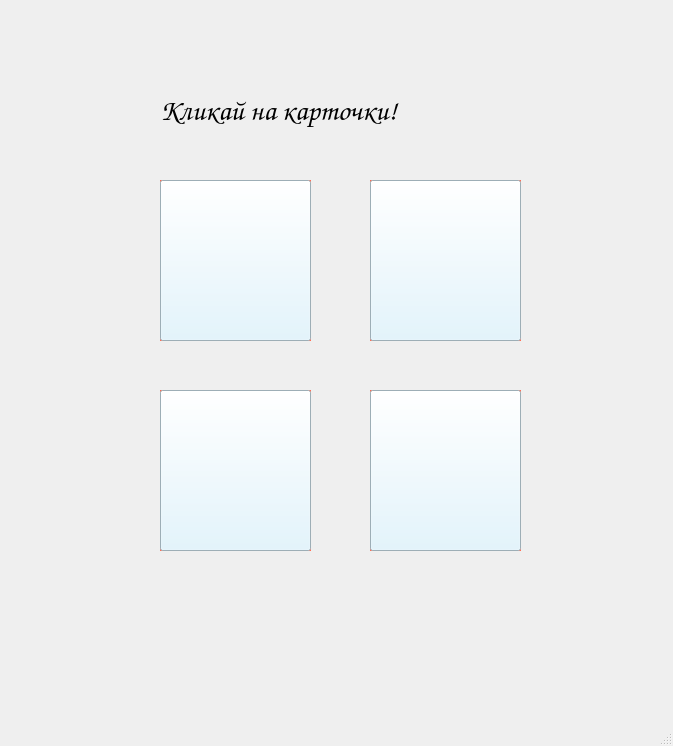
<?xml version="1.0" encoding="UTF-8"?>
<ui version="4.0">
 <class>FirstLevel</class>
 <widget class="QMainWindow" name="FirstLevel">
  <property name="geometry">
   <rect>
    <x>0</x>
    <y>0</y>
    <width>673</width>
    <height>746</height>
   </rect>
  </property>
  <property name="windowTitle">
   <string>MainWindow</string>
  </property>
  <widget class="QWidget" name="centralwidget">
   <widget class="QLabel" name="label">
    <property name="geometry">
     <rect>
      <x>-320</x>
      <y>0</y>
      <width>991</width>
      <height>701</height>
     </rect>
    </property>
    <property name="text">
     <string/>
    </property>
    <property name="pixmap">
     <pixmap>1.jpg</pixmap>
    </property>
   </widget>
   <widget class="QWidget" name="horizontalLayoutWidget">
    <property name="geometry">
     <rect>
      <x>240</x>
      <y>340</y>
      <width>1300</width>
      <height>1266</height>
     </rect>
    </property>
    <layout class="QHBoxLayout" name="horizontalLayout"/>
   </widget>
   <widget class="QLabel" name="label_3">
    <property name="geometry">
     <rect>
      <x>370</x>
      <y>180</y>
      <width>151</width>
      <height>161</height>
     </rect>
    </property>
    <property name="styleSheet">
     <string notr="true">background-color: rgb(255, 110, 84);</string>
    </property>
    <property name="text">
     <string/>
    </property>
    <property name="pixmap">
     <pixmap>pyth.jpeg</pixmap>
    </property>
    <property name="scaledContents">
     <bool>true</bool>
    </property>
   </widget>
   <widget class="QLabel" name="label_6">
    <property name="geometry">
     <rect>
      <x>160</x>
      <y>180</y>
      <width>151</width>
      <height>161</height>
     </rect>
    </property>
    <property name="styleSheet">
     <string notr="true">background-color: rgb(255, 110, 84);</string>
    </property>
    <property name="text">
     <string/>
    </property>
    <property name="pixmap">
     <pixmap>js-logo.png</pixmap>
    </property>
    <property name="scaledContents">
     <bool>true</bool>
    </property>
   </widget>
   <widget class="QLabel" name="label_7">
    <property name="geometry">
     <rect>
      <x>370</x>
      <y>390</y>
      <width>151</width>
      <height>161</height>
     </rect>
    </property>
    <property name="styleSheet">
     <string notr="true">background-color: rgb(255, 110, 84);</string>
    </property>
    <property name="text">
     <string/>
    </property>
    <property name="pixmap">
     <pixmap>js-logo.png</pixmap>
    </property>
    <property name="scaledContents">
     <bool>true</bool>
    </property>
   </widget>
   <widget class="QLabel" name="label_4">
    <property name="geometry">
     <rect>
      <x>160</x>
      <y>390</y>
      <width>151</width>
      <height>161</height>
     </rect>
    </property>
    <property name="styleSheet">
     <string notr="true">background-color: rgb(255, 110, 84);</string>
    </property>
    <property name="text">
     <string/>
    </property>
    <property name="pixmap">
     <pixmap>pyth.jpeg</pixmap>
    </property>
    <property name="scaledContents">
     <bool>true</bool>
    </property>
   </widget>
   <widget class="QLabel" name="label_2">
    <property name="geometry">
     <rect>
      <x>160</x>
      <y>80</y>
      <width>401</width>
      <height>61</height>
     </rect>
    </property>
    <property name="font">
     <font>
      <family>Comic Sans MS</family>
      <pointsize>22</pointsize>
     </font>
    </property>
    <property name="text">
     <string>Кликай на карточки!</string>
    </property>
   </widget>
   <widget class="QPushButton" name="pushButton">
    <property name="geometry">
     <rect>
      <x>160</x>
      <y>180</y>
      <width>151</width>
      <height>161</height>
     </rect>
    </property>
    <property name="styleSheet">
     <string notr="true">background-color: rgb(220, 244, 255);</string>
    </property>
    <property name="text">
     <string/>
    </property>
   </widget>
   <widget class="QPushButton" name="pushButton_5">
    <property name="geometry">
     <rect>
      <x>370</x>
      <y>180</y>
      <width>151</width>
      <height>161</height>
     </rect>
    </property>
    <property name="styleSheet">
     <string notr="true">background-color: rgb(220, 244, 255);</string>
    </property>
    <property name="text">
     <string/>
    </property>
   </widget>
   <widget class="QPushButton" name="pushButton_2">
    <property name="geometry">
     <rect>
      <x>370</x>
      <y>390</y>
      <width>151</width>
      <height>161</height>
     </rect>
    </property>
    <property name="styleSheet">
     <string notr="true">background-color: rgb(220, 244, 255);</string>
    </property>
    <property name="text">
     <string/>
    </property>
   </widget>
   <widget class="QPushButton" name="pushButton_3">
    <property name="geometry">
     <rect>
      <x>160</x>
      <y>390</y>
      <width>151</width>
      <height>161</height>
     </rect>
    </property>
    <property name="styleSheet">
     <string notr="true">background-color: rgb(220, 244, 255);</string>
    </property>
    <property name="text">
     <string/>
    </property>
   </widget>
  </widget>
  <widget class="QMenuBar" name="menubar">
   <property name="geometry">
    <rect>
     <x>0</x>
     <y>0</y>
     <width>673</width>
     <height>26</height>
    </rect>
   </property>
  </widget>
  <widget class="QStatusBar" name="statusbar"/>
 </widget>
 <resources/>
 <connections/>
</ui>
